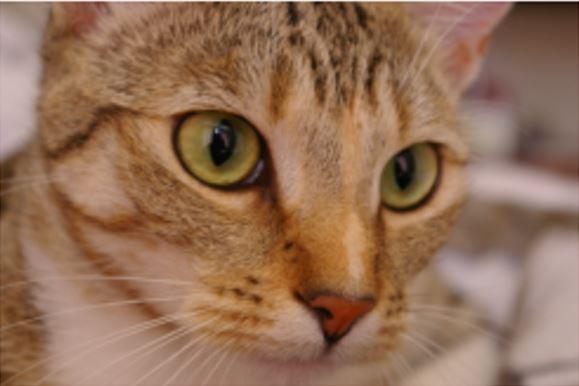
#> input picture TGM_WS_OPENCV/HW1/Histogram/HW1_HistogramSourceImage.jpg, 579 x 386 px, found by its file name
$ python Histogram_matching.py
#> lines starting #> are read from the running program, lines starting #| are printed output that depends on the picture
# Chưa xong
import cv2
import matplotlib.pyplot as plt
from skimage.exposure import match_histograms

# Đọc ảnh gốc và ảnh tham chiếu
A = cv2.imread('D:/TGM_HW_DK/TGM_WS_OPENCV/HW1/Histogram/HW1_HistogramSourceImage.jpg')
#> A is the input picture: shape (386, 579, 3); mean B, G, R 86.6, 111.2, 147.4
Ref = cv2.imread('D:/TGM_HW_DK/TGM_WS_OPENCV/HW1/Histogram/HW1_HistogramRefImage.jpg')
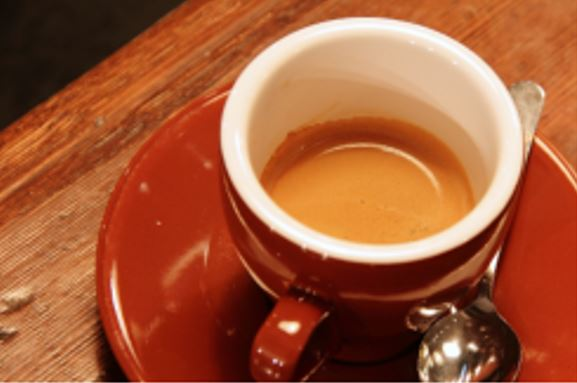
#> input picture TGM_WS_OPENCV/HW1/Histogram/HW1_HistogramRefImage.jpg, 577 x 383 px, found by its file name
#> Ref is the input picture: shape (383, 577, 3); mean B, G, R 54.1, 88.9, 164.4

# Chuyển đổi ảnh từ BGR (OpenCV) sang RGB (Matplotlib/Scikit-image)
A_rgb = cv2.cvtColor(A, cv2.COLOR_BGR2RGB)
Ref_rgb = cv2.cvtColor(Ref, cv2.COLOR_BGR2RGB)

# Thực hiện khớp histogram
B_rgb = match_histograms(A_rgb, Ref_rgb)
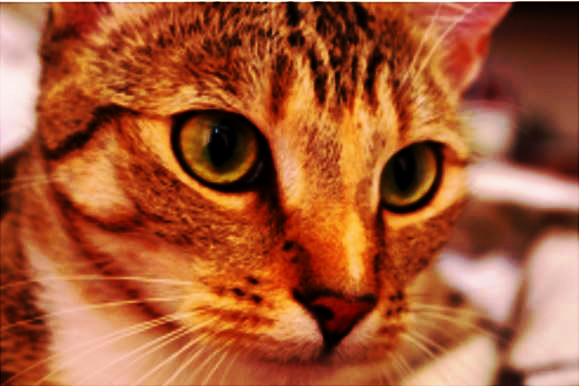
#> B_rgb: shape (386, 579, 3) float64; mean R, G, B 166.7, 89.3, 52.4

# Hiển thị ảnh gốc, ảnh tham chiếu và ảnh kết quả
plt.figure(figsize=(15, 5))

plt.subplot(1, 3, 1)
plt.imshow(A_rgb)
plt.title('Original Image')

plt.subplot(1, 3, 2)
plt.imshow(Ref_rgb)
plt.title('Reference Image')

plt.subplot(1, 3, 3)
plt.imshow(B_rgb)
plt.title('Output Image')

plt.show()
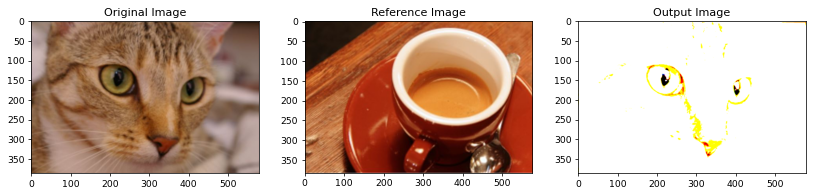
#> figure drawn by matplotlib, 3 panels

# Hiển thị histogram của ảnh gốc, ảnh tham chiếu và ảnh kết quả
plt.figure(figsize=(15, 5))

plt.subplot(1, 3, 1)
plt.hist(A_rgb.ravel(), bins=256, color='blue', alpha=0.5, label='Original')
plt.legend()

plt.subplot(1, 3, 2)
plt.hist(Ref_rgb.ravel(), bins=256, color='green', alpha=0.5, label='Reference')
plt.legend()

plt.subplot(1, 3, 3)
plt.hist(B_rgb.ravel(), bins=256, color='red', alpha=0.5, label='Matched Output')
plt.legend()

plt.show()
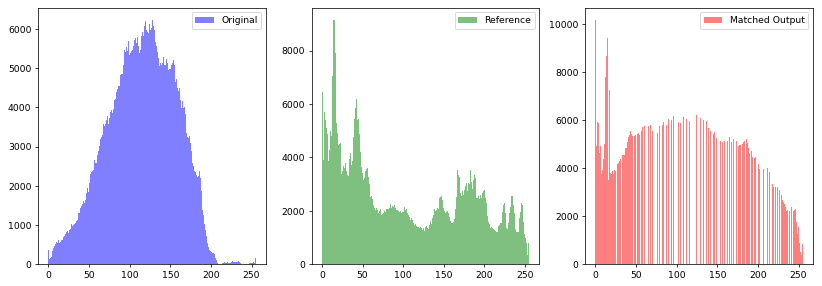
#> figure drawn by matplotlib, 3 panels; panel 1: tallest bar 6226 high, from x = 127.5 to 128.5; panel 2: tallest bar 9152 high, from x = 13.95 to 14.94; panel 3: tallest bar 10177 high, from x = 0 to 0.996
